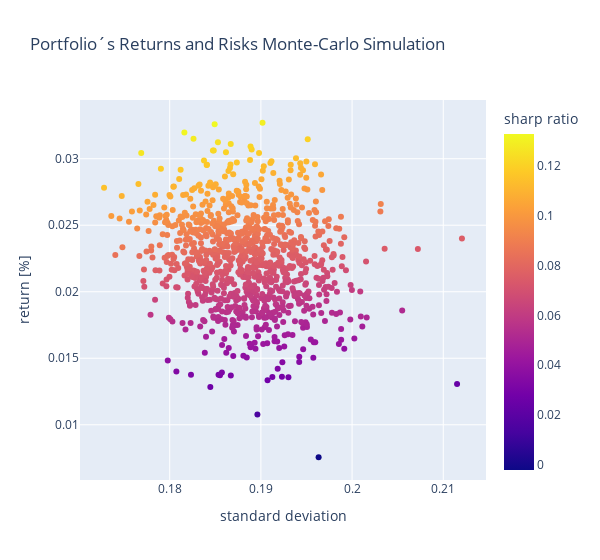

The notebook cell this image was saved under:
### Code cell
# plot returns vs risk
fig = px.scatter(x=df_simulation['portfolio standard dev'], 
                 y=df_simulation['portfolio return']*100,
                 color=df_simulation['portfolio sharp ratio']*100,
                 labels={'y': 'return [%]', 'x': 'standard deviation', 'color': 'sharp ratio'},
                 width=600, 
                 title='Portfolio´s Returns and Risks Monte-Carlo Simulation')
fig.show()

### Figure 1 — Plotly figure (JSON) as saved in the notebook; plotly's stock layout.template omitted (floating-point values rounded to 4 significant figures; data arrays with more than 128 entries replaced by an {"elided": "..."} marker saying what was removed)
{"data": [{"hovertemplate": "standard deviation=%{x}<br>return [%]=%{y}<br>sharp ratio=%{marker.color}<extra></extra>", "legendgroup": "", "marker": {"color": {"elided": "1000 float values"}, "coloraxis": "coloraxis", "symbol": "circle"}, "mode": "markers", "name": "", "orientation": "v", "showlegend": false, "type": "scatter", "x": {"elided": "1000 float values"}, "xaxis": "x", "y": {"elided": "1000 float values"}, "yaxis": "y"}], "layout": {"coloraxis": {"colorbar": {"title": {"text": "sharp ratio"}}, "colorscale": [[0, "#0d0887"], [0.1111, "#46039f"], [0.2222, "#7201a8"], [0.3333, "#9c179e"], [0.4444, "#bd3786"], [0.5556, "#d8576b"], [0.6667, "#ed7953"], [0.7778, "#fb9f3a"], [0.8889, "#fdca26"], [1, "#f0f921"]]}, "legend": {"tracegroupgap": 0}, "title": {"text": "Portfolio´s Returns and Risks Monte-Carlo Simulation"}, "width": 600, "xaxis": {"anchor": "y", "domain": [0, 1], "title": {"text": "standard deviation"}}, "yaxis": {"anchor": "x", "domain": [0, 1], "title": {"text": "return [%]"}}}}
